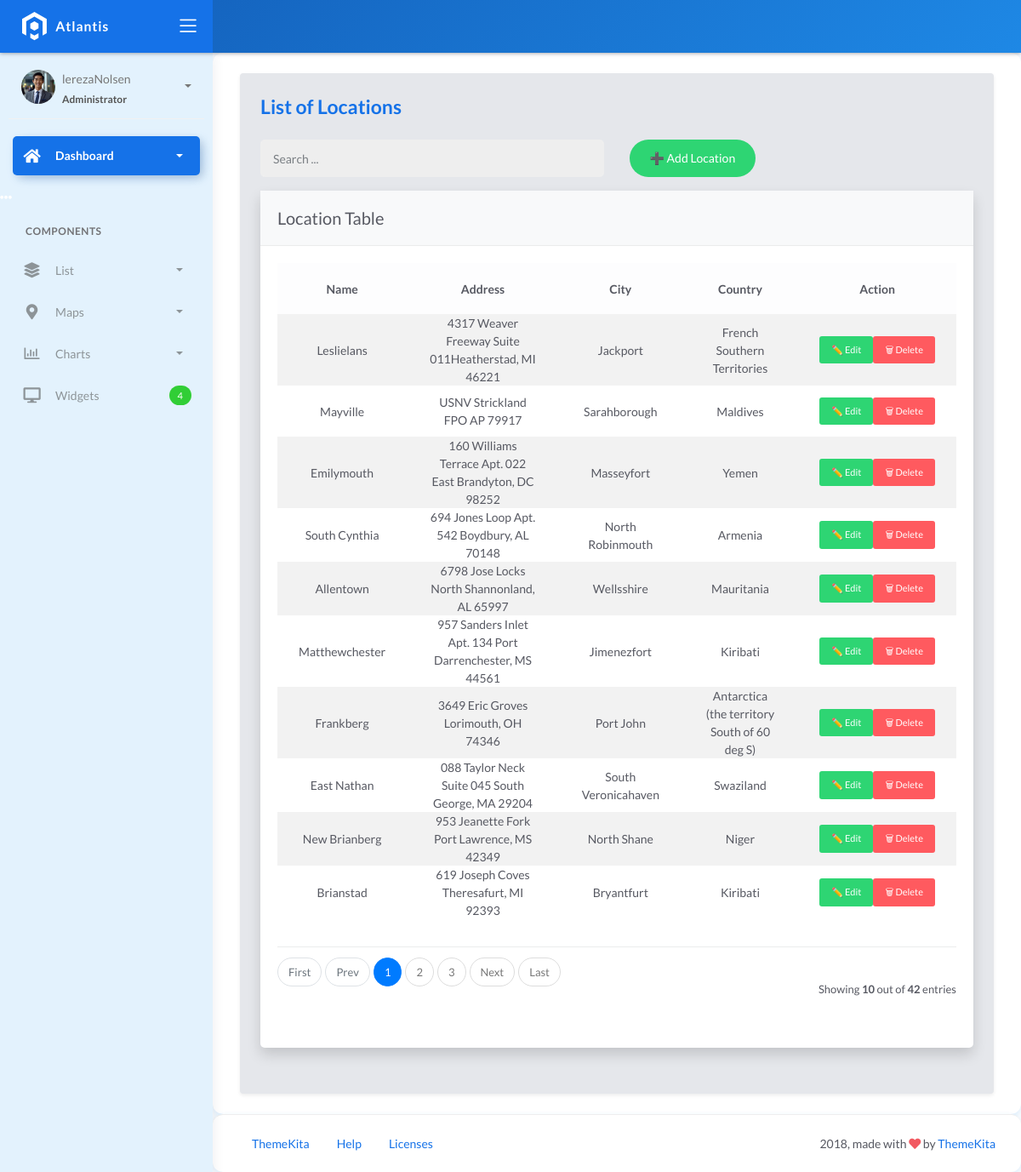
Page /locations/ on the committed database.
### fire/models.py (models this page shows, shortened)
class BaseModel(models.Model):
    created_at = models.DateTimeField(auto_now_add=True, db_index=True)
    updated_at = models.DateTimeField(auto_now=True)
    class Meta:
        abstract = True

class Locations(BaseModel):
    name = models.CharField(max_length=150)
    latitude = models.DecimalField(
        max_digits=22, decimal_places=16, null=True, blank=True)
    longitude = models.DecimalField(
        max_digits=22, decimal_places=16, null=True, blank=True)
    address = models.CharField(max_length=150)
    city = models.CharField(max_length=150)  # can be in separate table
    country = models.CharField(max_length=150)  # can be in separate table

### fire/views.py (the view, shortened to what this page needs)
# urls.py: path('locations/', LocationsList.as_view(), name='locations-list'),
class LocationsList(ListView):
    model = Locations
    template_name = 'locations_list.html'
    context_object_name = 'locations'
    paginate_by = 10
    def get_queryset(self, *args, **kwargs):
        qs = super().get_queryset(*args, **kwargs)
        query = self.request.GET.get("q")
        return qs

### templates/locations_list.html (shortened to what this page needs)
{% extends 'base.html' %}
{% load static %}
{% block content %}
<div class="content">
  <div class="page-inner">
    <div class="container custom-container p-4 rounded shadow-sm">
      <h4 class="page-title text-primary mb-4">List of Locations</h4>
      <div class="row mb-3">
        <div class="col-md-6">
          <form class="navbar-left navbar-form nav-search" action="{% url 'locations-list' %}">
            <div class="input-group">
              <input type="text" placeholder="Search ..." class="form-control" name="q" />
              <div class="input-group-append">
                <span class="input-group-text">
                </span>
              </div>
            </div>
          </form>
        </div>
        <div class="col-md-6 text-end">
          <a href="{% url 'locations-add' %}" class="btn btn-green btn-rounded">➕ Add Location</a>
        </div>
      </div>
      <div class="card border-0 shadow rounded-4">
        <div class="card-header bg-light text-dark border-bottom rounded-top-4">
          <div class="card-title mb-0 fw-semibold">Location Table</div>
        </div>
        <div class="card-body">
          <div class="table-responsive">
            <table class="table table-striped table-hover align-middle text-center">
              <thead class="table-light">
                <tr>
                  <th>Name</th>
                  <th>Address</th>
                  <th>City</th>
                  <th>Country</th>
                  <th>Action</th>
                </tr>
              </thead>
              <tbody>
                {% for object in object_list %}
                <tr>
                  <td>{{ object.name }}</td>
                  <td>{{ object.address }}</td>
                  <td>{{ object.city }}</td>
                  <td>{{ object.country }}</td>
                  <td>
                    <div class="d-flex justify-content-center gap-2">
                      <a href="{% url 'locations-update' object.pk %}" class="btn btn-sm btn-green">✏️ Edit</a>
                      <a href="{% url 'locations-delete' object.pk %}" class="btn btn-sm btn-red">🗑 Delete</a>
                    </div>
                  </td>
                </tr>
                {% empty %}
                <tr>
                  <td colspan="5" class="text-center text-muted py-4">
                    <strong>No Records Found</strong>
                  </td>
                </tr>
                {% endfor %}
              </tbody>
            </table>
          </div>
          {% include 'includes/pagination.html' %}
        </div>
      </div>
    </div>
  </div>
</div>
{% endblock %}

### templates/base.html (style rules this page uses)
body { background-color: #f3faff; color: #0d47a1; font-family: 'Lato', sans-serif; }
.card, .main-panel .content, .footer { background-color: #ffffff; border-radius: 12px; box-shadow: 0 2px 6px rgba(100, 181, 246, 0.2); }
.form-control, .form-select { border-color: #90caf9; }

### templates/locations_list.html (style rules this page uses)
.btn-green { background-color: #2ed573; color: white; }
.btn-red { background-color: #FF5A5F; color: white; }
.custom-container { background-color: #E5E7EB; }

### rows in the picture
Locations: name "Leslielans", address "4317 Weaver Freeway Suite 011Heatherstad, MI 46221", city "Jackport", country "French Southern Territories"
Locations: name "Mayville", address "USNV Strickland FPO AP 79917", city "Sarahborough", country "Maldives"
Locations: name "Emilymouth", address "160 Williams Terrace Apt. 022 East Brandyton, DC 98252", city "Masseyfort", country "Yemen"
Locations: name "South Cynthia", address "694 Jones Loop Apt. 542 Boydbury, AL 70148", city "North Robinmouth", country "Armenia"
Locations: name "Allentown", address "6798 Jose Locks North Shannonland, AL 65997", city "Wellsshire", country "Mauritania"
Locations: name "Matthewchester", address "957 Sanders Inlet Apt. 134 Port Darrenchester, MS 44561", city "Jimenezfort", country "Kiribati"
Locations: name "Frankberg", address "3649 Eric Groves Lorimouth, OH 74346", city "Port John", country "Antarctica (the territory South of 60 deg S)"
Locations: name "East Nathan", address "088 Taylor Neck Suite 045 South George, MA 29204", city "South Veronicahaven", country "Swaziland"
Locations: name "New Brianberg", address "953 Jeanette Fork Port Lawrence, MS 42349", city "North Shane", country "Niger"
Locations: name "Brianstad", address "619 Joseph Coves Theresafurt, MI 92393", city "Bryantfurt", country "Kiribati"

### other values in the picture
{{ page_num }} "1"
{{ page_num }} "2" "3"
{{ object_list.count }} "10"
{{ paginator.count }} "42"
